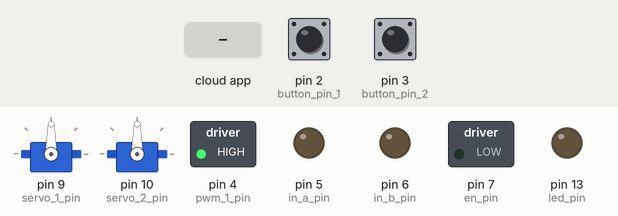
Bench run of a sketch on a simulated Arduino Uno, built with avr-gcc and run on an emulated ATmega328P. Shown: 2 × servo, switched loads named in the sketch (green lamp = pin HIGH), output pins drawn as LEDs (lit = HIGH). Inputs (shaded band) come from the test bench; at power-on: pin 2 (button_pin_1) LOW, pin 3 (button_pin_2) LOW. The ROS host is connected and sends only what is stated.

Above: at 1.2 s.
1.3 s: the phone or cloud app sets pwm_1 to 0
At 2.5 s:
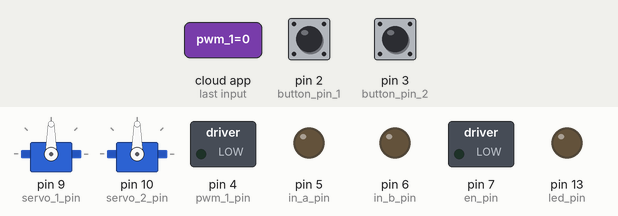
2.8 s: the phone or cloud app sets servo_1 to 0
At 3.8 s:
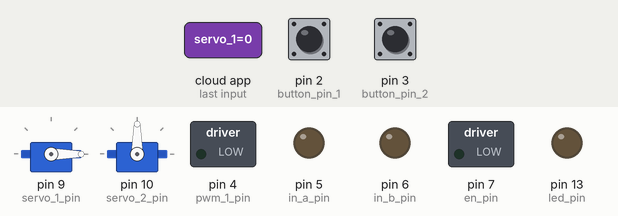
4.3 s: the phone or cloud app sets servo_2 to 0
At 4.9 s:
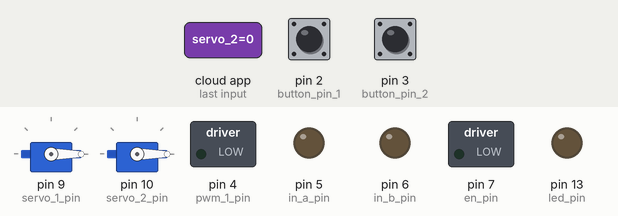
5.8 s: the phone or cloud app sets pwm_1 to 180
At 6.1 s:
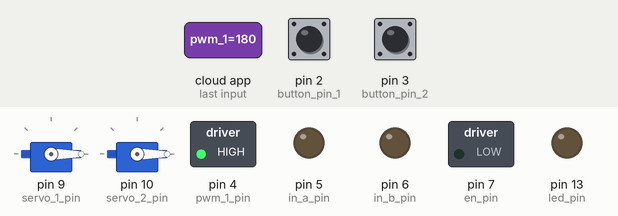
7.3 s: the phone or cloud app sets servo_1 to 45
At 8.4 s:
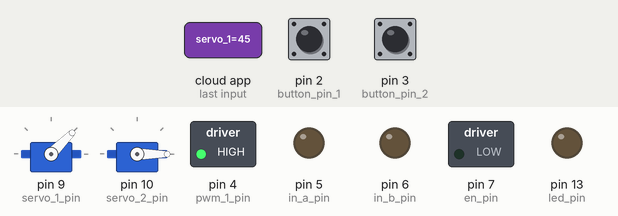
8.8 s: the phone or cloud app sets servo_2 to 45
At 9.5 s:
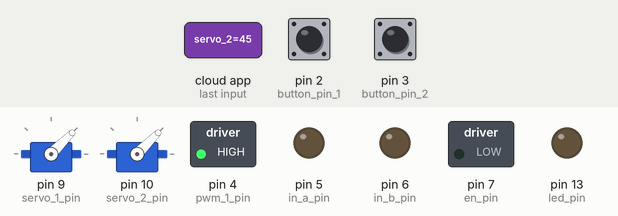
Timing chart, 0 to 11.3 s (numbered marks = the images above; inputs shaded):
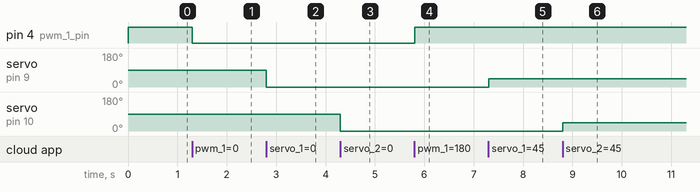

The sketch:

aj_arduino_xbox.ino
```cpp
/*
This is the aduino code for AJ 2.0, for electrical designs and documentation
check the GIT Hub located at ...
 */

//include rosserial libaries
#if (ARDUINO >= 100)
 #include <Arduino.h>
#else
 #include <WProgram.h>
#endif

#include <Servo.h>
#include <ros.h>
#include <std_msgs/UInt16.h>
#include <std_msgs/Int16MultiArray.h>
//#include <std_msgs/ByteMultiArray.h>

ros::NodeHandle nh;

//Define all Subscribers


// set pin numbers:
const int button_pin_1 = 2;     // the number of the pushbutton pin
const int button_pin_2 = 3;

const int pwm_1_pin = 4;	//setting pins for motor controller
const int in_a_pin = 5;
const int in_b_pin = 6;
const int en_pin = 7;

const int servo_1_pin = 9;	//setting servo pins
const int servo_2_pin = 10;

Servo servo_1;
Servo servo_2;

const int led_pin = 13;      // the number of the LED pin

int switch_1_count = 0;
int switch_2_count = 0;

// variables will change:
int button_state_1 = 0;         // variable for reading the pushbutton status
int button_state_2 = 0;         // variable for reading the pushbutton status

boolean enable_1_bool = false;	//Motor controller enable pin set

boolean led_bool = false;

//direction set a = 0,b = 0, no movement, a = 1, b = 0, Clockwise, a = 0, b = 1, Counterclockwise,
boolean in_a_bool = false;
boolean	in_b_bool = false;

int pwm_motor_1 = 0;
int servo_1_angle = 90;
int servo_2_angle = 90;

std_msgs::UInt16 press_1;
std_msgs::UInt16 press_2;
std_msgs::UInt16 check_1;
std_msgs::UInt16 check_value;
//std_msgs::ByteMultiArray bool_array;

ros::Publisher limit_1("limit_switch_1", &press_1);
ros::Publisher limit_2("limit_switch_2", &press_2);
ros::Publisher check("check", &check_1);
ros::Publisher check_val("check_val", &check_value);
//ros::Publisher array_update("bool_update", &bool_array);

//char dim_0_label[] = "bool_values";

// void bool_array_update(){
// 	//This function will save all the current bool values in it and publish it
// 	bool_array.data[0] = led_bool;
// 	bool_array.data[1] = enable_1_bool;
// 	bool_array.data[2] = in_a_bool;
// 	bool_array.data[3] = in_b_bool;
// 	bool_array.data[4] = button_state_1;
// 	bool_array.data[5] = button_state_2;
//         array_update.publish( &bool_array );
// }

void pwm_1_callback( const std_msgs::UInt16& pwm_1){
	pwm_motor_1 = pwm_1.data;
	}

void servo_1_callback( const std_msgs::UInt16& servo_1_data){
	servo_1_angle = servo_1_data.data;
}

void servo_2_callback( const std_msgs::UInt16& servo_2_data){
	servo_2_angle = servo_2_data.data;
}

void bool_callback( const std_msgs::UInt16& bool_value){
	if(bool_value.data == 1){
		led_bool = true;
		//bool_array_update();

	}

	if(bool_value.data == 2){
		led_bool = false;
		//bool_array_update();

	}

	if(bool_value.data == 3){
	    enable_1_bool = true;
		//bool_array_update();

	}

	if(bool_value.data == 4){
	    enable_1_bool = false;
		//bool_array_update();

	}

	if(bool_value.data == 5){
	    in_a_bool = true;
		//bool_array_update();

	}

	if(bool_value.data == 6){
	    in_a_bool = false;
		//bool_array_update();

	}

	if(bool_value.data == 7){
	    in_b_bool = true;
		//bool_array_update();

	}

	if(bool_value.data == 8){
		in_b_bool = false;
		//bool_array_update();
	}
	else{
		return;
	}
}

ros::Subscriber<std_msgs::UInt16> sub_1("/pwm_1", pwm_1_callback);
ros::Subscriber<std_msgs::UInt16> sub_2("/bool", bool_callback);
ros::Subscriber<std_msgs::UInt16> sub_3("/servo_1", servo_1_callback);
ros::Subscriber<std_msgs::UInt16> sub_4("/servo_2", servo_2_callback);

//ros::Subscriber<std_msgs::UInt16> sub_2("/led", led_callback);
//ros::Subscriber<std_msgs::UInt16> sub_3("/in_a", in_a_callback);
//ros::Subscriber<std_msgs::UInt16> sub_4("/in_b", in_b_callback);
//ros::Subscriber<std_msgs::UInt16> sub_5("/motor_enable", en_callback);

void setup(){
	// initialize the LED pin as an output:
	pinMode(led_pin, OUTPUT);
	// initialize the pushbutton pin as an input:
	pinMode(button_pin_1, INPUT);
	pinMode(button_pin_2, INPUT);
	// initialize motor pins
	pinMode(pwm_1_pin, OUTPUT);
	pinMode(in_a_pin, OUTPUT);
	pinMode(in_b_pin, OUTPUT);
	pinMode(en_pin, OUTPUT);
	// initialize servo pins
	pinMode(servo_1_pin, OUTPUT);
	pinMode(servo_2_pin, OUTPUT);
	//int rosserial stuff
	nh.initNode();

	servo_1.attach(9);
 	servo_2.attach(10);

	//Setting up Bool Feedback
	// bool_array.layout.dim = (std_msgs::MultiArrayDimension *)malloc(sizeof(std_msgs::MultiArrayDimension) * 2);
	// bool_array.layout.dim[0].label = dim_0_label;
	// bool_array.layout.dim[0].size = 6;
	// bool_array.layout.dim[0].stride = 1*6;
	// bool_array.layout.dim_length = 1;
 //    bool_array.layout.data_offset = 0;
 //    bool_array.data_length = 1;
	// bool_array.data = (( int8_t*)malloc(sizeof(int8_t)*6));


	//nh.advertise(array_update);
	nh.advertise(limit_1);
	nh.advertise(limit_2);
	nh.advertise(check);
	nh.advertise(check_val);

	in_a_bool = false;
	in_b_bool = false;
	enable_1_bool = false;
    pwm_motor_1 = 176;


    nh.subscribe(sub_1);
	nh.subscribe(sub_2);
	nh.subscribe(sub_3);
	nh.subscribe(sub_4);
	// nh.subscribe(sub_5);

	}

void loop(){
	if(led_bool == true){
		digitalWrite(led_pin, HIGH);
	}
	if(led_bool == false){
		digitalWrite(led_pin, LOW);
	}

	if(enable_1_bool == true){
		digitalWrite(en_pin, HIGH);
	}
	if(enable_1_bool == false){
		digitalWrite(en_pin, LOW);
	}

	if(in_a_bool == true){
		digitalWrite(in_a_pin, HIGH);
	}
	if(in_a_bool == false){
		digitalWrite(in_a_pin, LOW);
	}

	if(in_b_bool == true){
		digitalWrite(in_b_pin, HIGH);
	}
	if(in_b_bool == false){
		digitalWrite(in_b_pin, LOW);
	}

	servo_1.write(servo_1_angle);
	servo_2.write(servo_2_angle);

	analogWrite(pwm_1_pin, pwm_motor_1);

	button_state_1 = digitalRead(button_pin_1);
	button_state_2 = digitalRead(button_pin_2);

	// if (button_state_1 == HIGH) {
	// 	// turn LED on:
	// 	digitalWrite(led_pin, HIGH);
	// 	if (switch_1_count = 0){
	// 		in_a_bool = false;
	// 		in_b_bool = false;
	// 		switch_1_count = 1;
	// 	}
	// 	limit_1.publish( &press_1 );
	// }
	// else {
	// 	// turn LED off:
	// 	digitalWrite(led_pin, LOW);
	// 	switch_1_count = 0;
	// }

	// if (button_state_2 == HIGH) {
	// 	// turn LED on:
	// 	digitalWrite(led_pin, HIGH);
	// 	if (switch_2_count){
	// 		in_a_bool = false;
	// 		in_b_bool = false;
	// 		switch_2_count = 1;
	// 	}
	// 	limit_2.publish( &press_2 );
	// }
	//else {
	//	// turn LED off:
	//	digitalWrite(led_pin, LOW);
	//	switch_2_count = 0;
	//}
        nh.spinOnce();
}
```

Measured:
- after the input at 1.3 s, pin 4 (pwm_1_pin): HIGH → LOW at once
- after the input at 2.8 s, servo on pin 9 (servo_1_pin): 90° → 0° at once
- after the input at 4.3 s, servo on pin 10 (servo_2_pin): 90° → 0° at once
- after the input at 5.8 s, pin 4 (pwm_1_pin): LOW → HIGH at once
- after the input at 7.3 s, servo on pin 9 (servo_1_pin): 0° → 45° at once
- after the input at 8.8 s, servo on pin 10 (servo_2_pin): 0° → 45° at once
